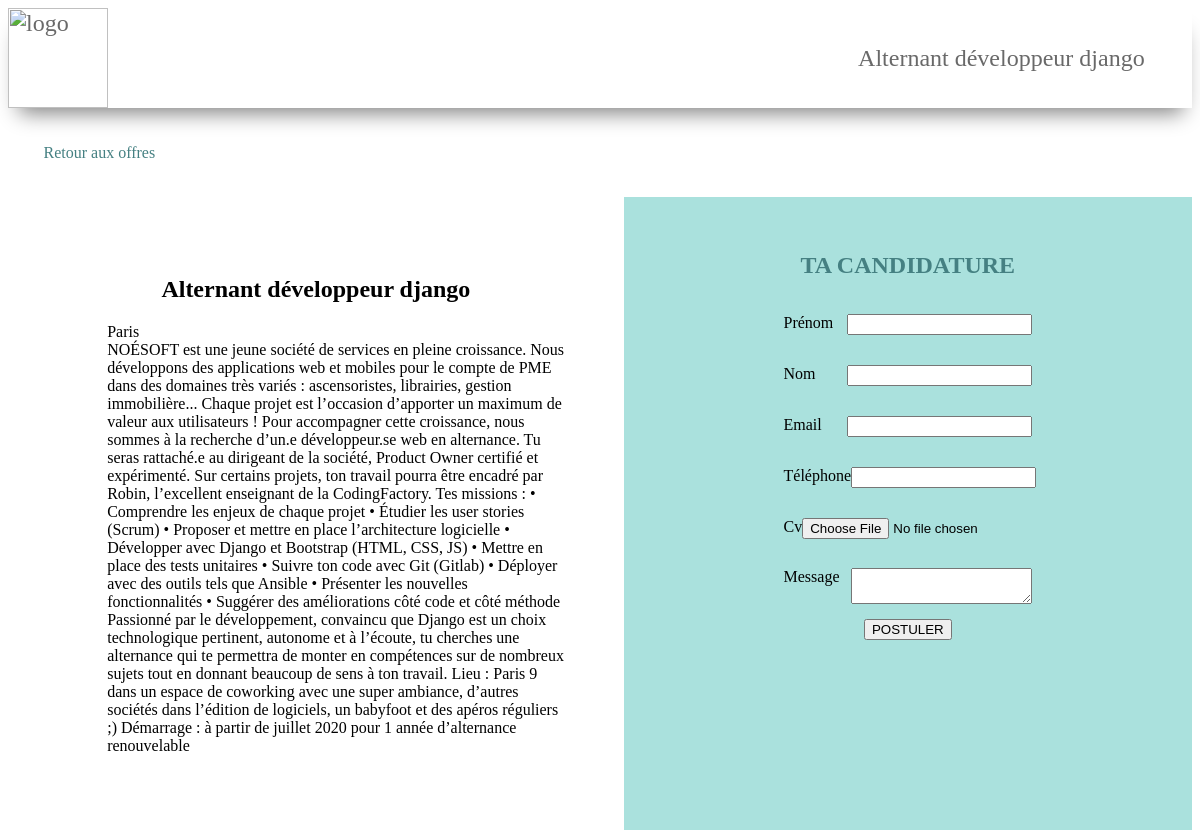
The app's page /recrutement/1/ with its own data.
### recrutement/models.py (models this page shows, shortened)
class Poste(models.Model):
    titre_poste = models.CharField(max_length=200)
    lieu_poste = models.CharField(max_length=200)
    description = models.TextField()

### recrutement/views.py (the view)
# urls.py: path('<int:poste_id>/', views.detail, name='details'),
def detail(request, poste_id):
    poste = get_object_or_404(Poste, pk=poste_id)
    return render(request, 'recrutement/details.html', {'poste': poste})

### recrutement/templates/recrutement/details.html (shortened to what this page needs)
{% load static %}
<link rel="stylesheet" type="text/css" href="{% static 'recrutement/style.css' %}">
<header>
    <div class="logo">
        <img src="{% static "recrutement/images/logo.png" %}" alt="logo">
    </div>
    <div>
        <p>{{ poste.titre_poste }}</p>
    </div>
</header>
<body>
<div class="redirect">
    <a href="/recrutement/">Retour aux offres</a>
</div>
<div class="poste">
    <section style="width: 50%; padding: 5%; text-align: center">
        <h1>{{ poste.titre_poste }}</h1>
        <ul>
            <li>{{ poste.lieu_poste }}</li>
            <li>{{ poste.description }}</li>
        </ul>
    </section>
    <section class="candidat">
        <h1> TA CANDIDATURE</h1>
        <form action="{% url 'recrutement:postuler' poste.id %}" method="post">
            <div>
                <label>Prénom</label>
                <input type="text" name="prenom" id="prenom" required>
            </div>
            <div>
                <label>Nom</label>
                <input type="text" name="nom" id="nom" required>
            </div>
            <div>
                <label>Email</label>
                <input type="email" name="email" id="email" required>
            </div>
            <div>
                <label>Téléphone</label>
                <input type="text" name="telephone" id="telephone" maxlength="10" required>
            </div>
            <div>
                <label>Cv</label>
                <input type="file" name="cv" id="cv" required>
            </div>
            <div>
                <label>Message</label>
                <textarea name="message" id="message"></textarea>
            </div>
            <input type="submit" value="POSTULER">
        </form>
    </section>
</div>
</body>

### recrutement/static/recrutement/style.css (style rules this page uses)
.poste { display: flex; }
.poste ul { list-style: none; text-align: left; }
.candidat { width: 50%; padding: 3%; text-align: center; background: rgba(121, 208, 201, 0.63); align-items: center; }
.candidat div { padding: 3%; display: flex; justify-content: space-between; width: 50%; }
.candidat h1 { color: #458082; }
.redirect { padding: 3%; }
.redirect a { color: #458082; text-decoration: none; }
form { text-align: -webkit-center; }
img { height: 100px; }
header { display: flex; justify-content: space-between; width: 100%; box-shadow: 1px 15px 20px -10px grey; }
header div { margin-right: 4%; align-self: center; color: dimgrey; font-size: 1.5em; }

### records on screen
Poste: titre_poste "Alternant développeur django", lieu_poste "Paris", description "NOÉSOFT est une jeune société de services en pleine croissance. Nous développons des applications web et mobiles pour le compte de PME dans des domaines très variés : ascensoristes, librairies, gestion immobilière... Chaque projet est l’occasion d’apporter un maximum de valeur aux utilisateurs ! Pour accompagner cette croissance, nous sommes à la recherche d’un.e développeur.se web en alternance. Tu seras rattaché.e au dirigeant de la société, Product Owner certifié et expérimenté. Sur certains projets, ton travail pourra être encadré par Robin, l’excellent enseignant de la CodingFactory. Tes missions : • Comprendre les enjeux de chaque projet • Étudier les user stories (Scrum) • Proposer…"
